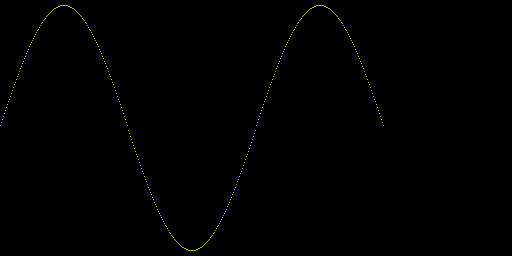
Frame 1 (no input)
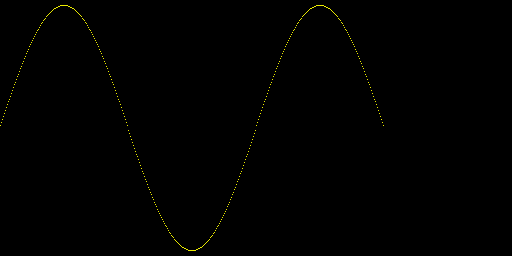
Frame 2 (the mouse pressed at the canvas centre, redrawn once)

The Processing sketch that drew these frames (run headless with seeded random() and noise(); the mouse was pressed at the canvas centre and the sketch redrawn once):

// Processing sketch: MinskyInt6
// ── MinskyInt6.pde
int mem[] = new int[1024*1024*2];
import java.util.ArrayDeque;
ArrayDeque<Integer> stack = new ArrayDeque<Integer>();
int d = 404;
int ax, bx, cx, dx, di;
int cl; //vorsicht
color colors[] = {color(255, 0, 0), color(0, 255, 0), color(0, 0, 255), color(255, 255, 0) };
int bp=1100; //x
int si=1;    //y


void setup() {
  size(512, 256);
  background(0);
  generate_sine();
}

void draw() {
  stroke(255, 255, 0);
  for (int i=0; i<6*64; i++) { //6 ipv 4 ivm offset for cos vs sin
    point(i, mem[i]);
    println(i, mem[i]);
  }
  noLoop();
}

void generate_sine() {
  for (int cx=63; cx>=0; cx--) {
    stack.push(cx);
    cx = 404;
    bx = 2<<13;

    ax = si;  //ax = y
    dx = 0;   //clear dx for mul
    ax *= cx; //from 16 to 32 bits
    ax /= bx; //from 32 bits to 16 bits

    stack.push(ax);
    ax = bp;  //ax = x
    dx = 0;   //clear dx for mul
    ax *= cx; //from 16 to 32 bits
    ax /= bx; //from 32 bits to 16 bits
    si -= ax; //y-=ax
    ax = stack.pop();
    bp += ax;

    cx = 28;  //dit is ok omdat aan het begin van de loop cx is gepushed. 
    ax = si;      //ax = y
    ax *= cx;     //from 16 to 32 bits... was 8 to 16 ?? checkme
    cl = 8;
    ax >>= cl;
    ax += 128; //al+=128 ook goed?
    
    ax = ax&255;

//mem[di]=ax;

    for (cx=5; cx>=0; cx--) {
      stack.push(ax);
      stack.push(di);
      stack.push(cx); //nodig omdat cl wordt aangepast naar 6
      bx = cx; 
      cl = 6;
      bx <<= cl;        //bx=cx*64
      cx = stack.pop(); //herstel cx naar 0..5
      if ((cx&1)!=0) {  //odd/even
        di = -di;       //neg di
        bx += 63;
      }
      if ((cx&2)!=0) { // >1
        ax=255-ax; //in assembly kan ik NOT AL doen
      }
      di += bx;
      mem[di]=ax;
      di=stack.pop();
      ax=stack.pop();
    }
    
    cx=stack.pop();
    di++;
  }
}

// ── Reg8.pde

//class Reg8 {
//  int value;
//  String name;
//  int mask = 0xff;
//  int bits = 8;
//  int sign = 0x80;

//  Reg8(String name) {
//    this.name = name;
//  }

//  void set(int v) {
//    value = v & mask;
//  }

//  void set(Reg8 r) {
//    this.set(r.get());
//  }
  
//  void mov(int v) {
//    set(v);
//  }
  
//  void mul(int v) {
//    if (this!=al) throw new Error("MUL8 can only be applied to AL");
//    set(this.get()*v);
//  }
  
//  void mul(Reg8 r) {
//    if (this!=al) throw new Error("MUL8 can only be applied to AL");
//    mul(r.get()); 
//  }

//  void mov(Reg8 r) {
//    this.set(r.get());
//  }

//  void shr(Reg8 r) {
//    if (r!=cl) throw new Error("SHR needs CL or 1");
//    this.set(this.get()>>r.get());
//  }
  
//  void shl(Reg8 r) {
//    if (r!=cl) throw new Error("SHL needs CL or 1");
//    this.set(this.get()<<r.get());
//  }
  
//  void shr(int v) {
//    if (v>1) throw new Error("SHR needs CL or 1");
//    this.set(this.get()>>v);
//  }
  
//  void shl(int v) {
//    if (v>1) throw new Error("SHL needs CL or 1");
//    this.set(this.get()<<v);
//  }
  
//  void xor(Reg8 r) {
//    this.set(this.get()^r.get());
//  }
  
//  void neg() {
//    this.set(-this.get()); 
//  }
  
//  void sub(Reg8 r) {
//    this.set(this.get()-r.get());
//  }
  
//  void add(Reg8 r) {
//    add(r.get());
//  }
  
//  void add(int v) {
//    this.set(this.get()+v);
//  }
  
//  void sub(int v) {
//    this.set(this.get()-v);
//  }

//  void and(int v) {
//    this.set(this.get()&v);
//  }

//  int get() {
//    return value & mask;
//  }
//}

//Reg8 ah = new Reg8("ah");
//Reg8 al = new Reg8("al");
//Reg8 bh = new Reg8("bh");
//Reg8 bl = new Reg8("bl");
//Reg8 ch = new Reg8("ch");
//Reg8 cl = new Reg8("cl");
//Reg8 dh = new Reg8("dh");
//Reg8 dl = new Reg8("dl");
